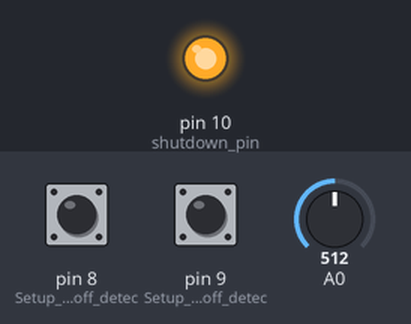
The sketch below on a simulated Arduino Uno, built with avr-gcc and run on an emulated ATmega328P. On the bench: output pins drawn as LEDs (lit = HIGH). Dashed ring = blinking. The inputs (shaded band) are chosen by the test bench; at power-on: pin 8 (Setup_for_leads_off_detec) LOW, pin 9 (Setup_for_leads_off_detec) LOW, A0 = 512. What the sketch prints to the serial monitor is not drawn.

Above: at 1.2 s.
1.3 s: pin 8 (Setup_for_leads_off_detec) pulled HIGH for 0.15 s
At 1.4 s:
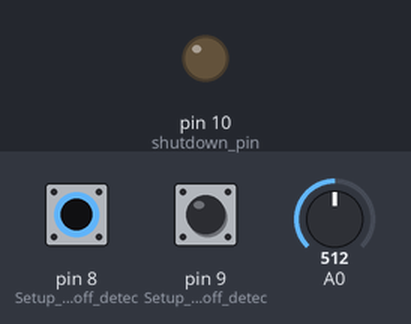
3.0 s: pin 9 (Setup_for_leads_off_detec) pulled HIGH for 0.15 s
At 4.2 s:
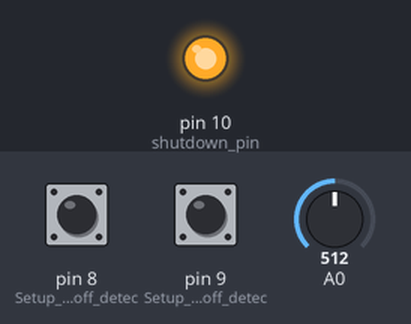
6.1 s: pin 8 (Setup_for_leads_off_detec) pulled HIGH for 1 s
At 6.5 s:
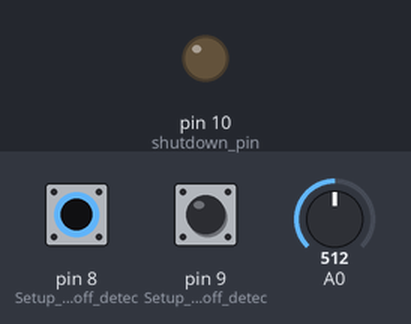
10.1 s: pin 9 (Setup_for_leads_off_detec) pulled HIGH for 0.15 s
At 10.9 s:
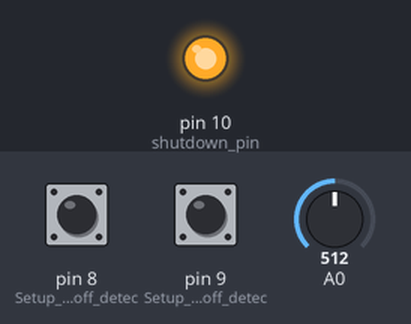
13.2 s: pin 9 (Setup_for_leads_off_detec) pulled HIGH for 3.2 s
At 14.2 s:
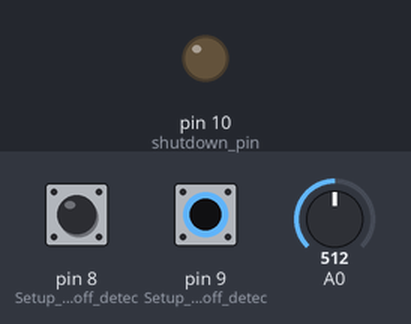
17.9 s: pin 8 (Setup_for_leads_off_detec) pulsed HIGH 2 times (0.12 s each, 0.3 s apart)
At 18.15 s:
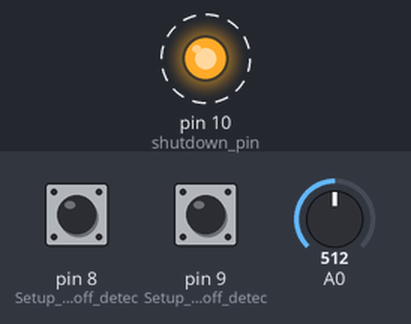
Timing chart, 0 to 20.9 s (numbered marks = the images above; inputs shaded):
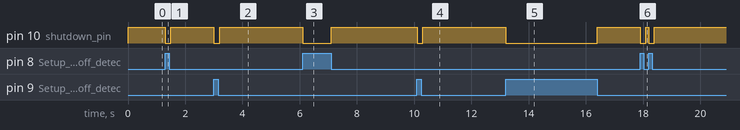

The sketch:

m_module_bandpass.ino
```cpp
/*
 * VARIABLES
 * count: variable to hold count of rr peaks detected in 10 seconds
 * flag: variable that prevents multiple rr peak detections in a single heatbeat
 * hr: HeartRate (initialised to 72)
 * hrv: Heart Rate variability (takes 10-15 seconds to stabilise)
 * instance1: instance when heart beat first time
 * interval: interval between second beat and first beat
 * timer: variable to hold the time after which hr is calculated
 * value: raw sensor value of output pin
 * sampling_rate: calculated actual sampling rate
 * last_sample_time: timestamp of last sample for rate calculation
 * sample_count: counter for sampling rate calculation
 */
long instance1=0, timer, last_sample_time = 0;
double hrv =0, hr = 72, interval = 0;
int value = 0, count = 0;
float sampling_rate = 0;
int sample_count = 0;
bool flag = 0;
#define shutdown_pin 10
#define threshold 100 // to identify R peak
#define timer_value 10000 // 10 seconds timer to calculate hr

// Bandpass filter variables (0.5Hz - 40Hz)
float xv[3] = {0,0,0}, yv[3] = {0,0,0};

void setup() {
  Serial.begin(115200);  // Increased baud rate for better sampling
  pinMode(8, INPUT); // Setup for leads off detection LO +
  pinMode(9, INPUT); // Setup for leads off detection LO -
  pinMode(shutdown_pin, OUTPUT);
  digitalWrite(shutdown_pin, HIGH);
  last_sample_time = micros();
}

void loop() {
  if((digitalRead(8) == 1)||(digitalRead(9) == 1)){
    Serial.println("leads off!");
    digitalWrite(shutdown_pin, LOW); //standby mode
    instance1 = micros();
    timer = millis();
    delay(100);
  }
  else {
    digitalWrite(shutdown_pin, HIGH); //normal mode

    // Calculate sampling rate
    sample_count++;
    if (micros() - last_sample_time >= 1000000) { // Every second
      sampling_rate = sample_count;
      sample_count = 0;
      last_sample_time = micros();
    }

    value = analogRead(A0);

    // Bandpass filter implementation
    xv[0] = xv[1];
    xv[1] = xv[2];
    xv[2] = value / 1023.0;  // Normalize to 0-1

    yv[0] = yv[1];
    yv[1] = yv[2];
    yv[2] = (xv[2] - xv[0]) * 0.1124 + (yv[0] - yv[1]) * 1.6754 + yv[1] * -0.7532;

    // Scale filtered signal back to ADC range and apply mapping
    value = (int)(yv[2] * 100) + 325;  // Center the signal
    value = constrain(value, 0, 1023);
    value = map(value, 250, 400, 0, 100); //to flatten the ecg values a bit

    if((value > threshold) && (!flag)) {
      count++;
      Serial.println("in");
      flag = 1;
      interval = micros() - instance1; //RR interval
      instance1 = micros();
    }
    else if((value < threshold)) {
      flag = 0;
    }
    if ((millis() - timer) > 10000) {
      hr = count*6;
      timer = millis();
      count = 0;
    }
    hrv = hr/60 - interval/1000000;
    Serial.print(hr);
    Serial.print(",");
    Serial.print(hrv);
    Serial.print(",");
    Serial.print(value);
    Serial.print(",");
    Serial.println(sampling_rate);
    delay(1);
  }
}
```

Measured:
- after the input at 1.3 s, pin 10 (shutdown_pin): HIGH → LOW at once, → HIGH 0.20 s later
- after the input at 3.0 s, pin 10 (shutdown_pin): HIGH → LOW at once, → HIGH 0.20 s later
- after the input at 6.1 s, pin 10 (shutdown_pin): HIGH → LOW at once, → HIGH 1.0 s later
- after the input at 10.1 s, pin 10 (shutdown_pin): HIGH → LOW at once, → HIGH 0.20 s later
- after the input at 13.2 s, pin 10 (shutdown_pin): HIGH → LOW at once, → HIGH 3.2 s later
- after the input at 17.9 s, pin 10 (shutdown_pin): alternates HIGH for 0.10 s and LOW for 0.20 s, 4 changes in all, then stays HIGH, starting at once
